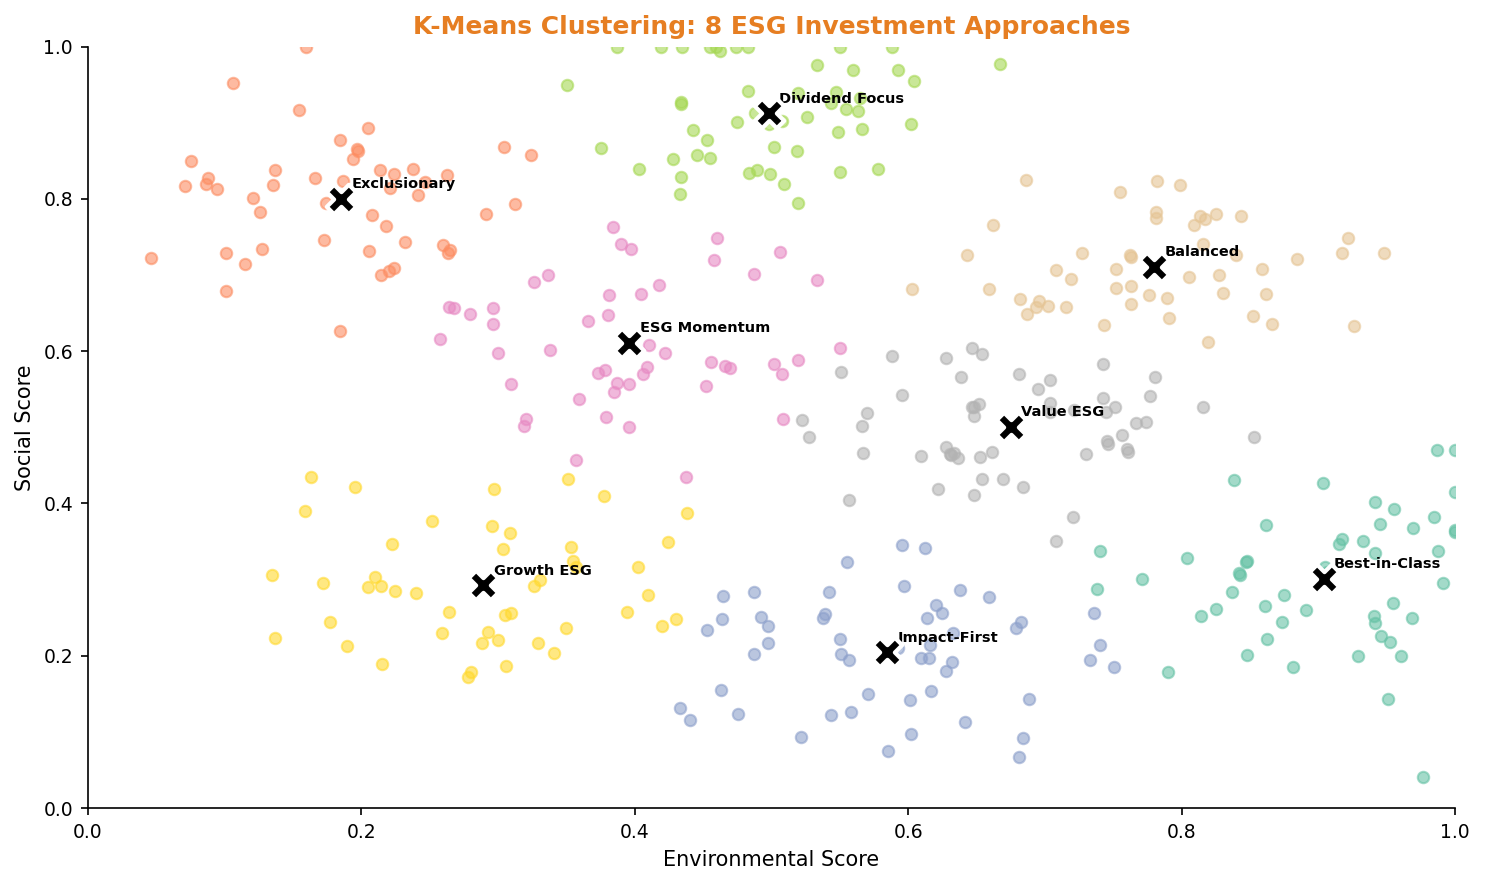

Generate this figure with Python:
"""Clustering ESG Groups - K-means clustering of ESG strategies"""
import numpy as np
import matplotlib.pyplot as plt
from sklearn.cluster import KMeans
from pathlib import Path

plt.rcParams.update({
    'font.size': 10, 'axes.labelsize': 10, 'axes.titlesize': 11,
    'xtick.labelsize': 9, 'ytick.labelsize': 9, 'legend.fontsize': 9,
    'figure.figsize': (10, 6), 'figure.dpi': 150
})

np.random.seed(42)
fig, ax = plt.subplots(figsize=(10, 6))

# Generate sample ESG data points (2000 filtered ideas)
n_samples = 400  # Reduced for visibility

# Create 8 distinct clusters
cluster_data = [
    {'center': (0.8, 0.7), 'n': 50},   # Best-in-class
    {'center': (0.2, 0.8), 'n': 50},   # Exclusionary
    {'center': (0.9, 0.3), 'n': 50},   # Impact-first
    {'center': (0.5, 0.9), 'n': 50},   # ESG momentum
    {'center': (0.3, 0.3), 'n': 50},   # Dividend focus
    {'center': (0.7, 0.5), 'n': 50},   # Growth ESG
    {'center': (0.4, 0.6), 'n': 50},   # Balanced
    {'center': (0.6, 0.2), 'n': 50},   # Value ESG
]

X = []
for cluster in cluster_data:
    cx, cy = cluster['center']
    x = np.random.normal(cx, 0.08, cluster['n'])
    y = np.random.normal(cy, 0.08, cluster['n'])
    X.extend(zip(x, y))

X = np.array(X)
X = np.clip(X, 0, 1)

# Apply K-means
kmeans = KMeans(n_clusters=8, random_state=42, n_init=10)
labels = kmeans.fit_predict(X)
centers = kmeans.cluster_centers_

# Plot with cluster colors
colors = plt.cm.Set2(np.linspace(0, 1, 8))
for i in range(8):
    mask = labels == i
    ax.scatter(X[mask, 0], X[mask, 1], s=30, c=[colors[i]], alpha=0.6, label=f'Cluster {i+1}')

# Plot centroids
ax.scatter(centers[:, 0], centers[:, 1], s=200, c='black', marker='X', edgecolors='white', linewidth=2, zorder=5)

# Label clusters
cluster_names = ['Best-in-Class', 'Exclusionary', 'Impact-First', 'ESG Momentum',
                 'Dividend Focus', 'Growth ESG', 'Balanced', 'Value ESG']
for i, (cx, cy) in enumerate(centers):
    ax.annotate(cluster_names[i], (cx, cy), xytext=(5, 5), textcoords='offset points',
               fontsize=7, fontweight='bold', color='black')

ax.set_xlabel('Environmental Score', fontsize=10)
ax.set_ylabel('Social Score', fontsize=10)
ax.set_title('K-Means Clustering: 8 ESG Investment Approaches', fontsize=12, fontweight='bold', color='#e67e22')
ax.set_xlim(0, 1)
ax.set_ylim(0, 1)
ax.spines['top'].set_visible(False)
ax.spines['right'].set_visible(False)

plt.tight_layout()
plt.savefig(Path(__file__).parent / 'chart.pdf', dpi=300, bbox_inches='tight')
plt.savefig(Path(__file__).parent / 'chart.png', dpi=150, bbox_inches='tight')
plt.close()
print("08_clustering_esg created")
